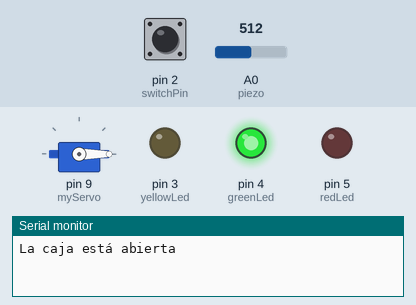
Recording of a sketch running on a simulated Arduino Uno, built with avr-gcc and run on an emulated ATmega328P. Parts: servo, output pins drawn as LEDs (lit = HIGH), the last lines printed to the serial monitor. Inputs (shaded band) come from the test bench; at power-on: pin 2 (switchPin) LOW, A0 (piezo) = 512.

Above: at 1.2 s.
1.3 s: pin 2 (switchPin) pulled HIGH for 0.15 s
At 2.5 s:
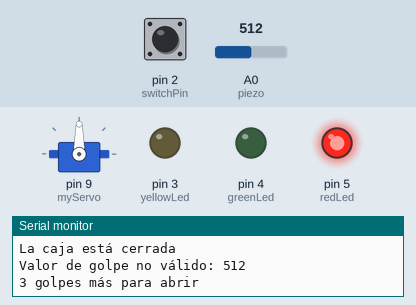
Timing chart, 0 to 4.3 s (numbered marks = the images above; inputs shaded):
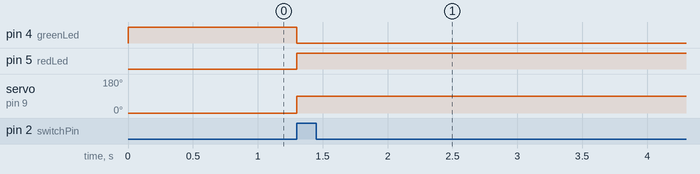

The sketch:

12_CerrojoPuerta.ino
```cpp
#include <Servo.h>
Servo myServo;

const int piezo = A0;
const int switchPin = 2;
const int yellowLed = 3;
const int greenLed = 4;
const int redLed = 5;

int knockVal;
int switchVal;

const int quietKnock = 1;
const int loudKnock = 5;

boolean locked = false;
int numberOfKnocks = 0;

void setup() {
  myServo.attach(9);
  pinMode(switchPin,INPUT);
  pinMode(yellowLed,OUTPUT);
  pinMode(greenLed,OUTPUT);
  pinMode(redLed,OUTPUT);
  Serial.begin(9600);
  digitalWrite(greenLed,HIGH);
  myServo.write(0);
  Serial.println("La caja está abierta");
}

void loop() {
  if(locked == false){
    switchVal = digitalRead(switchPin);
    if(switchVal == HIGH){
      locked = true;
      digitalWrite(greenLed,LOW);
      digitalWrite(redLed,HIGH);
      myServo.write(90);
      Serial.println("La caja está cerrada");
      delay(1000);
    }
  }
  if(locked == true){
    knockVal = analogRead(piezo);
    if(numberOfKnocks<3 && knockVal>0){
      if(checkForKnock(knockVal)==true){
        numberOfKnocks++;
      }
      Serial.print(3-numberOfKnocks);
      Serial.println(" golpes más para abrir");
      delay(500);
    }
    if(numberOfKnocks>=3){
      locked=false;
      myServo.write(0);
      delay(20);
      digitalWrite(greenLed,HIGH);
      digitalWrite(redLed,LOW);
      Serial.println("La caja está abierta");
      numberOfKnocks=0;
    }
  }
}

boolean checkForKnock(int value){
  if(value >= quietKnock && value <= loudKnock){
    digitalWrite(yellowLed,HIGH);
    delay(50);
    digitalWrite(yellowLed,LOW);
    Serial.print("Valor de golpe válido: ");
    Serial.println(value);
    return true;
  }
  else {
    Serial.print("Valor de golpe no válido: ");
    Serial.println(value);
    return false;
  }
}
```

Measured:
- after the input at 1.3 s, pin 4 (greenLed): HIGH → LOW at once; pin 5 (redLed): LOW → HIGH at once; servo on pin 9 (myServo): 0° → 90° at once
